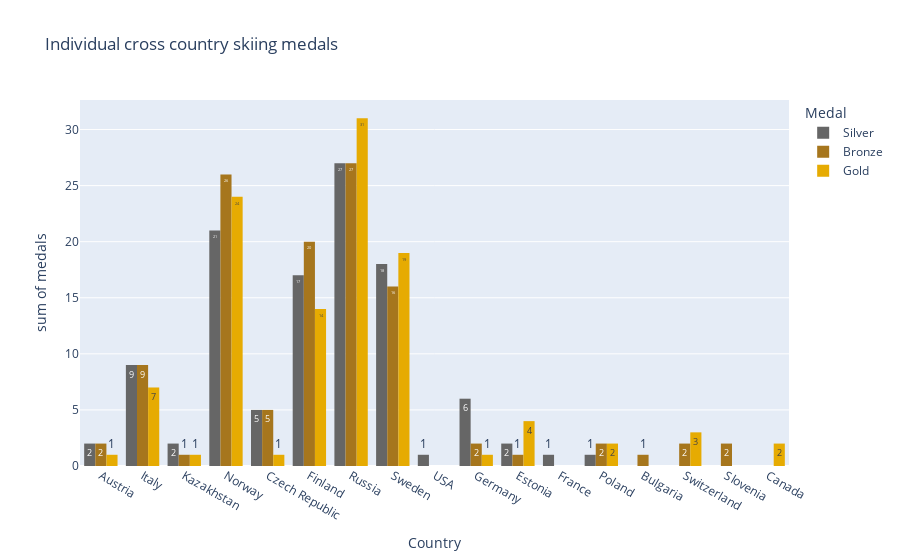

Notebook cell for this chart:
### Code cell
fig = px.histogram(
    total_medals_without_team_sports,
    x="region",
    y=0,
    color="Medal",
    labels={"Sport": "Sport", "0": "medals", "region": "Country"},
    barmode="group",
    title="Individual cross country skiing medals",
    text_auto = True,
    #pattern_shape = "Medal", pattern_shape_sequence=["-", "x", "+"] # creates a pattern on each bar. kinda ugly
    color_discrete_sequence=[px.colors.qualitative.Dark2[7],px.colors.qualitative.Dark2[6],px.colors.qualitative.Dark2[5]]
)
# color_bars = {"Silver": "silver", "Bronze": "bronze", "Gold": "gold"}
# fig.update_traces(marker_color=color_bars)
fig.show()

### Figure 1 — Plotly figure (JSON) as saved in the notebook; plotly's stock layout.template omitted (floating-point values rounded to 4 significant figures)
{"data": [{"alignmentgroup": "True", "bingroup": "x", "histfunc": "sum", "hovertemplate": "Medal=Silver<br>Country=%{x}<br>sum of medals=%{y}<extra></extra>", "legendgroup": "Silver", "marker": {"color": "rgb(102,102,102)", "pattern": {"shape": ""}}, "name": "Silver", "offsetgroup": "Silver", "orientation": "v", "showlegend": true, "texttemplate": "%{value}", "type": "histogram", "x": ["Austria", "Italy", "Kazakhstan", "Kazakhstan", "Norway", "Czech Republic", "Finland", "Italy", "Norway", "Russia", "Sweden", "Finland", "Norway", "Sweden", "Austria", "Norway", "Russia", "Sweden", "USA", "Germany", "Norway", "Sweden", "Estonia", "Finland", "Germany", "Italy", "Norway", "Russia", "Sweden", "France", "Germany", "Russia", "Sweden", "Estonia", "Finland", "Norway", "Russia", "Sweden", "Czech Republic", "Finland", "Russia", "Czech Republic", "Sweden", "Russia", "Italy", "Norway", "Russia", "Czech Republic", "Finland", "Italy", "Norway", "Russia", "Italy", "Russia", "Czech Republic", "Germany", "Norway", "Poland"], "xaxis": "x", "y": [1, 1, 1, 1, 1, 1, 3, 1, 3, 2, 3, 1, 3, 2, 1, 4, 3, 2, 1, 1, 1, 1, 1, 6, 2, 2, 2, 3, 6, 1, 1, 1, 1, 1, 3, 2, 7, 1, 1, 1, 2, 1, 2, 2, 2, 3, 2, 1, 3, 1, 1, 4, 2, 1, 1, 2, 1, 1], "yaxis": "y"}, {"alignmentgroup": "True", "bingroup": "x", "histfunc": "sum", "hovertemplate": "Medal=Bronze<br>Country=%{x}<br>sum of medals=%{y}<extra></extra>", "legendgroup": "Bronze", "marker": {"color": "rgb(166,118,29)", "pattern": {"shape": ""}}, "name": "Bronze", "offsetgroup": "Bronze", "orientation": "v", "showlegend": true, "texttemplate": "%{value}", "type": "histogram", "x": ["Finland", "Italy", "Sweden", "Sweden", "Italy", "Kazakhstan", "Czech Republic", "Estonia", "Finland", "Germany", "Norway", "Russia", "Sweden", "Finland", "Norway", "Sweden", "Bulgaria", "Finland", "Italy", "Norway", "Russia", "Sweden", "Italy", "Norway", "Sweden", "Austria", "Finland", "Italy", "Norway", "Russia", "Sweden", "Switzerland", "Italy", "Norway", "Sweden", "Finland", "Italy", "Norway", "Russia", "Sweden", "Norway", "Russia", "Norway", "Poland", "Russia", "Norway", "Russia", "Finland", "Norway", "Poland", "Russia", "Czech Republic", "Finland", "Norway", "Russia", "Czech Republic", "Italy", "Russia", "Germany", "Norway", "Russia", "Slovenia"], "xaxis": "x", "y": [1, 1, 1, 1, 2, 1, 1, 1, 3, 1, 2, 2, 3, 4, 1, 1, 1, 2, 1, 4, 4, 1, 1, 1, 1, 2, 3, 1, 5, 4, 5, 2, 1, 1, 2, 4, 1, 5, 3, 1, 1, 3, 1, 1, 1, 1, 1, 2, 2, 1, 2, 3, 1, 1, 5, 1, 1, 1, 1, 1, 1, 2], "yaxis": "y"}, {"alignmentgroup": "True", "bingroup": "x", "histfunc": "sum", "hovertemplate": "Medal=Gold<br>Country=%{x}<br>sum of medals=%{y}<extra></extra>", "legendgroup": "Gold", "marker": {"color": "rgb(230,171,2)", "pattern": {"shape": ""}}, "name": "Gold", "offsetgroup": "Gold", "orientation": "v", "showlegend": true, "texttemplate": "%{value}", "type": "histogram", "x": ["Norway", "Norway", "Norway", "Estonia", "Finland", "Norway", "Russia", "Sweden", "Switzerland", "Norway", "Sweden", "Austria", "Finland", "Italy", "Norway", "Russia", "Sweden", "Russia", "Sweden", "Switzerland", "Finland", "Italy", "Kazakhstan", "Norway", "Russia", "Sweden", "Norway", "Russia", "Sweden", "Estonia", "Finland", "Germany", "Norway", "Poland", "Russia", "Sweden", "Italy", "Russia", "Estonia", "Norway", "Finland", "Russia", "Czech Republic", "Italy", "Norway", "Poland", "Russia", "Finland", "Russia", "Sweden", "Russia", "Canada", "Canada", "Norway", "Russia"], "xaxis": "x", "y": [1, 1, 1, 2, 1, 3, 2, 3, 2, 3, 3, 1, 3, 1, 2, 5, 1, 1, 1, 1, 3, 1, 1, 5, 3, 7, 2, 1, 1, 1, 2, 1, 1, 1, 6, 2, 2, 2, 1, 2, 1, 1, 1, 3, 1, 1, 1, 4, 5, 1, 3, 1, 1, 2, 1], "yaxis": "y"}], "layout": {"barmode": "group", "legend": {"title": {"text": "Medal"}, "tracegroupgap": 0}, "title": {"text": "Individual cross country skiing medals"}, "xaxis": {"anchor": "y", "domain": [0, 1], "title": {"text": "Country"}}, "yaxis": {"anchor": "x", "domain": [0, 1], "title": {"text": "sum of medals"}}}}
